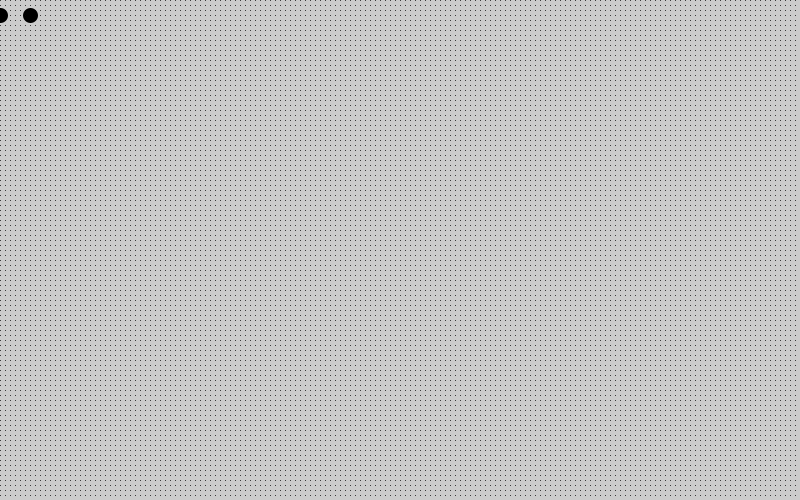
Frame 1 (no input)
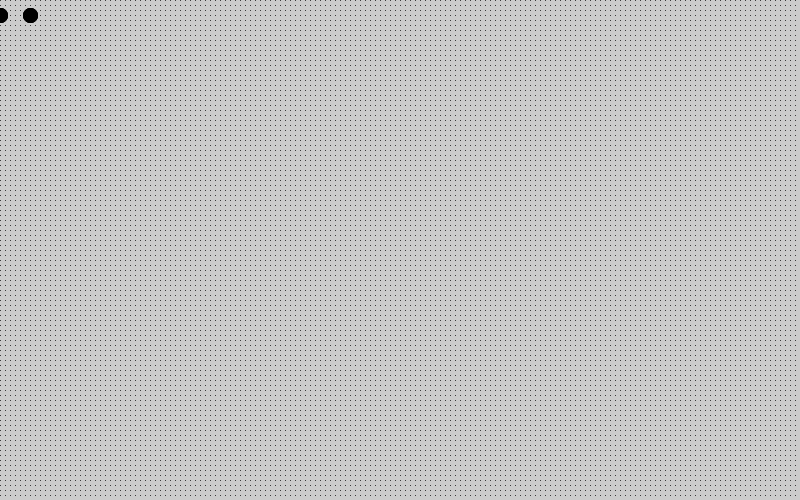
Frame 60 (the mouse pressed at the canvas centre just before this capture)
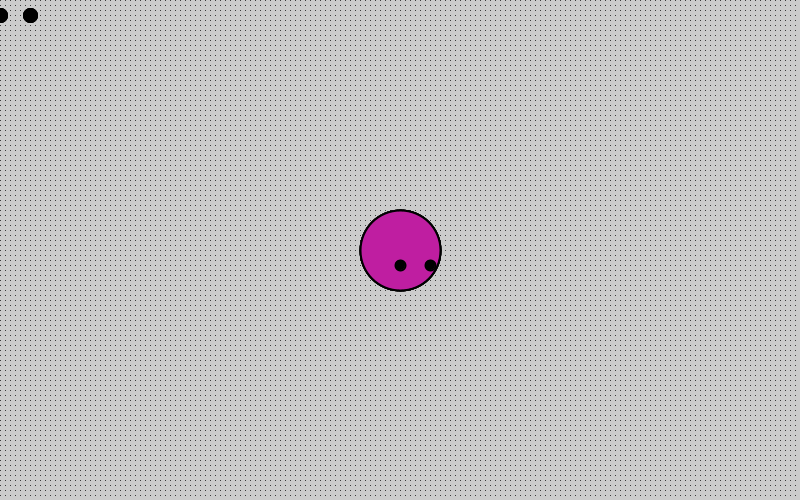
Frame 120 (the mouse held since frame 60 and released just before this capture)

The Processing sketch that drew these frames (run headless with seeded random() and noise(); from frame 60 on, the mouse is pressed at the canvas centre):

// Processing sketch: processing_23802
// ── processing_23802.pde


int currentFrame = 0;  
PImage[] frames = new PImage[24];  
int lastTime = 0;  
float r;
float g;
float b;




void setup()   {  
  size (800,500);

for (int x = 0; x<800; x = x + 5){
  for (int y = 0; y <500; y = y + 5) {
    point (x,y);
  }
}

   strokeWeight(5);  
  smooth();  
  
  
  for (int i = 0; i < frames.length; i++) {  
    frames[i] = get(); // Create a blank frame  
  }  
}  

void draw() {  
  int currentTime = millis();  
  if (currentTime > lastTime+30) {  
    nextFrame();  
    lastTime = currentTime;  
  }  
   if (mousePressed == true) {  
    strokeWeight(2);  
    r = random(0,255);
    g = random(0,255);
    b =random(0,255);
    fill(r,g,b);  
    ellipse(mouseX,mouseY,80,80);  
   }
   if ( pmouseX < 750){
    fill(0);  
    ellipse(pmouseX,15+pmouseY,10,10);  
    ellipse(30+pmouseX,15+pmouseY,10,10);  
  }  
}  

   void nextFrame()   {  
  frames[currentFrame] = get(); // Get the display window  
  currentFrame++; // Increment to next frame  
  if (currentFrame >= frames.length) {  
    currentFrame = 0;  
  }  
  image(frames[currentFrame], 0, 0);  
} 
